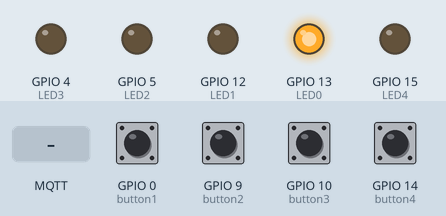
The sketch below on a simulated ESP8266 (NodeMCU). Shown: output pins drawn as LEDs (lit = HIGH). The test bench sets the inputs (shaded band); at power-on: GPIO 0 (button1) HIGH, GPIO 9 (button2), GPIO 10 (button3), GPIO 14 (button4) LOW. WiFi joins after 1.5 s; servers stay silent unless stated; no MQTT or app messages arrive unless stated; what the sketch prints to the serial monitor is not drawn. At 11.4 s the program restarts the board; the recording ends there.

Above: at 4.7 s.
4.8 s: GPIO 0 (button1) pulled LOW for 0.15 s
At 5.9 s:
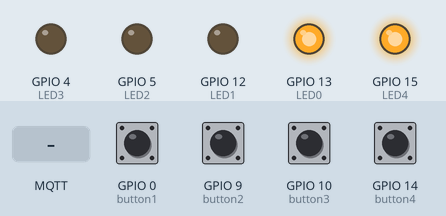
6.4 s: GPIO 0 (button1) pulled LOW for 1 s
At 9.2 s:
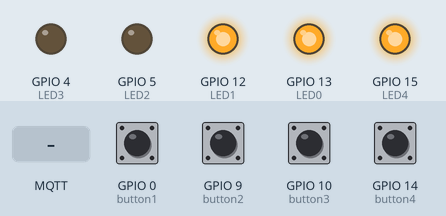
9.9 s: MQTT message "1" arrives on the first subscribed topic
At 10.8 s:
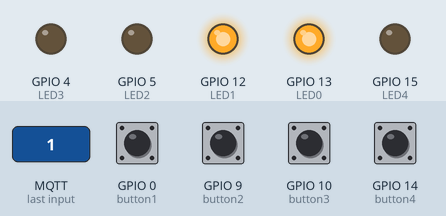
11.4 s: GPIO 9 (button2) pulled HIGH for 0.15 s
Timing chart, 0 to 11.4 s (numbered marks = the images above; inputs shaded):
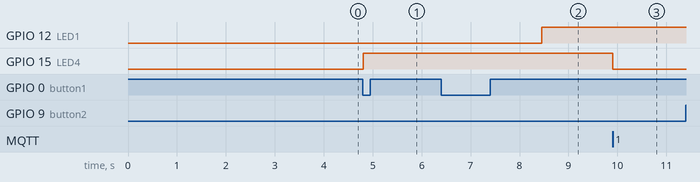

Measured:
- after the input at 6.4 s, GPIO 12 (LED1): LOW → HIGH after 2.1 s
- after the input at 9.9 s, GPIO 15 (LED4): HIGH → LOW at once
- after the input at 11.4 s, every drawn part: stays the same

The sketch:

Sonoff-4CH.ino
```cpp
/*

GPIO13  Blue WiFi LED, Active Low PWM1

GPIO0 Button Channel 1  E-FW
GPIO9 Button Channel 2  IO9
GPIO10  Button Channel 3  IO10
GPIO14  Button Channel 4  IO14

GPIO12  Relay + LED Channel 1, Active High  IO12
GPIO5 Relay + LED Channel 2, Active High  IO5
GPIO4 Relay + LED Channel 3, Active High  IO4
GPIO15  Relay + LED Channel 4, Active High  IO15

GPIO2 Pin1 Prog Header  SDA
GPIO7 Not connected, empty space for a 2.5mm jack (see TH16)  GPIO07
GPIO8 Not connected, empty space for a 2.5mm jack (see TH16)  GPIO08

https://www.arduino.cc/en/tutorial/debounce


PubSubClient:
A che servet client.loop() ?

https://pubsubclient.knolleary.net/api.html
https://gist.github.com/igrr/7f7e7973366fc01d6393


Restart:
https://github.com/esp8266/Arduino/issues/1722


Case	Choose		SumTot		SumCouple

0000	Nulla		0			0	0
0001	Go			1			0	1
0010	Go			1			0	1
0011	Reset		2			0	2*
0100	Go			1			1	0
0101	Go Go		2			1	1
0110	Go Go		2			1	1
0111	Break		3			1	2*
1000	Go			1			1	0
1001	Go Go		2			1	1
1010	Go Go		2			1	1
1011	Break		3			1	2*
1100	Reset		2			2*	0
1101	Break		3			2*	1
1110	Break		3			2*	1
1111	Break		4			2*	2*


Pointers:

int x = 25;
int* p = &x; // la locazione di memoria di x
cout << *p  // 25
cout <<  p  // la locazione di memoria

x  = x  + 5;
x  = *p + 5;
*p = *p + 5:

sono tutti è tre uguali. *p è alias di x


#include <stdio.h>
void scambio(int *,int *);
main()
{
 int x, y;
 printf ("\n Dammi due interi decimali");
 scanf("%d %d",&x,&y);
 printf("%d%d",x,y);
 scambio(&x,&y);
 printf("%d%d",x,y);
}
 void scambio(int *a,int *b)
{
 int z;
 z=*a;
 *a=*b;
 *b=z;
 printf("%d%d",*a,*b);
}


*/

#include <ESP8266WiFi.h>
#include <PubSubClient.h>


const char* ssid = "WEBFAST";
const char* password = "qwertyuI";
const char* mqtt_server = "192.168.1.150";

const int LED0 = 13;

const int LED1 = 12;
const int LED2 = 5;
const int LED3 = 4;
const int LED4 = 15;

const int button1 = 0;
const int button2 = 9;
const int button3 = 10;
const int button4 = 14;

boolean LED0State = false;

boolean LED1State = false;
boolean LED2State = false;
boolean LED3State = false;
boolean LED4State = false;

int countbutton1 = 0; // Counter how many timse press
int countbutton2 = 0; // Counter how many timse press
int countbutton3 = 0; // Counter how many timse press
int countbutton4 = 0; // Counter how many timse press

int Sumcountbutton = 0; // Sum Counter how many timse press
int Lastcountbutton = 0; // Last Sum Counter how many timse press

long buttonTimer = 0; // millis() when pressed the button to analize if short or long press
long button1Cicle = 0; // millis() when pressed the button befoure reset count
long button2Timer = 0; // millis() when pressed the button to analize if short or long press

long longPressTime = 250; // minim duration to identify a Long pressed button
long lastDebounceTime = 0; // millis() when pressed the button to analize a Debounce press
long debounceDelay = 50; // minim duration to identify a Debounce
long WaitGoTap = 2000; // minim duration to Send Go to Tapparell
long ResetButtonTime = 3000; // minim duration to reset previous press
long TimeMoveTap = 10000; // duration move Tapparell
long EmergencyBreak = 0; // when stop move required

int lastButton1State = HIGH; // Default state SONOFF 4CH button si HIGH.
int lastButton2State = HIGH; // Default state SONOFF 4CH button si HIGH.
int lastButton3State = HIGH; // Default state SONOFF 4CH button si HIGH.
int lastButton4State = HIGH; // Default state SONOFF 4CH button si HIGH.

boolean buttonActive = false; // Flag: if true a button still press
boolean button2Active = false; // Flag: if true a button still press
boolean longPressActive = false; // Flag: if true long press detect
boolean longPress2Active = false; // Flag: if true long press detect

boolean move1 = false; // Flag: if some Tapperel is moving
boolean move2 = false; // Flag: if some Tapperel is moving
boolean move3 = false; // Flag: if some Tapperel is moving

boolean Emergency = false; // Flag: if stop Tapperel was required

WiFiClient espClient;

PubSubClient client(espClient); // sostituito con quello sotto
//PubSubClient client(mqtt_server, 1883, callback, espClient);

long lastMsg = 0;
char msg[50];
int value = 0;

void setup() {

  pinMode(LED0, OUTPUT);
  pinMode(LED1, OUTPUT);
  pinMode(LED2, OUTPUT);
  pinMode(LED3, OUTPUT);
  pinMode(LED4, OUTPUT);
  pinMode(button1, INPUT);
  pinMode(button2, INPUT);
  pinMode(button3, INPUT);
  pinMode(button4, INPUT);
  digitalWrite(LED1, LED1State);
  digitalWrite(LED2, LED2State);
  digitalWrite(LED3, LED3State);
  digitalWrite(LED4, LED4State);
  Serial.begin(115200);
  setup_wifi();
  client.setServer(mqtt_server, 1883); //Messo sopra in una stringa
  client.setCallback(callback); //Messo sopra in una stringa

}

void setup_wifi() {

  delay(1000);
  // We start by connecting to a WiFi network
  Serial.println();
  Serial.print("Connecting to ");
  Serial.println(ssid);

  WiFi.begin(ssid, password);

  while (WiFi.status() != WL_CONNECTED) {
    delay(500);
    Serial.print(".");
  }
  delay(1000);
  Serial.println("");
  Serial.println("WiFi connected");
  Serial.println("IP address: ");
  Serial.println(WiFi.localIP());
  digitalWrite(LED0, HIGH);
}

/*

Subscription Callback

If the client is used to subscribe to topics, a callback function must be provided in the constructor. This function is called when new messages arrive at the client.

The callback function has the following signature:

void callback(const char[] topic, byte* payload, unsigned int length)

Parameters

topic - the topic the message arrived on (const char[])
payload - the message payload (byte array)
length - the length of the message payload (unsigned int)

Internally, the client uses the same buffer for both inbound and outbound messages. After the callback function returns, or if a call to either publish or subscribe is made from within the callback function, the topic and payload values passed to the function will be overwritten. The application should create its own copy of the values if they are required beyond this.


*/

void callback(char * topic, byte * payload, unsigned int length) {
  Serial.print("Message arrived [");
  Serial.print(topic);
  Serial.print("] ");
  for (int i = 0; i < length; i++) {
    Serial.print((char) payload[i]);
  }
  Serial.println();

  // Switch on the LED if an 1 was received as first character
  if ((char) payload[0] == '1') {
    digitalWrite(LED4, LOW); // Turn the LED on (Note that LOW is the voltage level
    // but actually the LED is on; this is because
    // it is acive low on the ESP-01)
  } else {
    digitalWrite(LED4, HIGH); // Turn the LED off by making the voltage HIGH
  }

}

void reconnect() {
  // Loop until we're reconnected
  while (!client.connected()) {
    delay(1000);
    Serial.print("Attempting MQTT connection...");
    // Attempt to connect
    if (client.connect("ESP8266Client")) {
      Serial.println("connected");
      // Once connected, publish an announcement...
      client.publish("outTopic", "Hello World!!!");
      // ... and resubscribe
      client.subscribe("inTopic");
    } else {
      Serial.print("failed, rc=");
      Serial.print(client.state());
      Serial.println(" try again in 5 seconds");
      // Wait 5 seconds before retrying
      delay(5000);
    }
  }
}

void func1(boolean *longPressActive, boolean *LEDState, boolean *move, char str[100] ) {

  *longPressActive = false;
  *LEDState = false; // NEW: Long Press, need to Off the light when release
  digitalWrite(LED1, *LEDState); // NEW: Long Press, need to Off the light when release
  //Serial.println("Spengo dopo Premuto Lungo. Spengo Luce 1");
  Serial.println(str);
  *move = false;

}


void loop() {

  /*
  int connected ()
  Checks whether the client is connected to the server.
  Returns
  	false - the client is no longer connected
  	true - the client is still connected
  */

  if (!client.connected()) {
    reconnect();
  }

  /*
  boolean loop ()
  This should be called regularly to allow the client to process incoming messages and maintain its connection to the server.
  Returns
  	false - the client is no longer connected
  	true - the client is still connected

  */

  client.loop();

  int reading1 = digitalRead(button1);
  int reading2 = digitalRead(button2);
  int reading3 = digitalRead(button3);
  int reading4 = digitalRead(button4);

  if ( millis() - EmergencyBreak > ResetButtonTime && Emergency) {
	 Emergency = false;
	 EmergencyBreak = 0;

  }

  if (reading1 != lastButton1State) {
    lastDebounceTime = millis();
  }

  if (reading1 == LOW && millis() - lastDebounceTime > debounceDelay && (!Emergency)) {

	if ( (move3) || (move2))  {
	// Premo con qualcosa in movimento s da solo. Stop tutto e aspetto un reset time

	// STOPPA TUTTO  FUNC()

      LED1State = false;
      LED2State = false;
      LED3State = false;
      LED4State = false;
      digitalWrite(LED1, LED1State);
      digitalWrite(LED2, LED2State);
      digitalWrite(LED3, LED3State);
      digitalWrite(LED4, LED4State);
	  move1 = false;
	  move2 = false;
	  move3 = false;
	  EmergencyBreak = millis();
	  Emergency = true;
	  countbutton1 = 0;
	  button1Cicle = 0;

	}

    if (buttonActive == false) { // Here only the first moment when button has been pressed

			// Variabili..

      buttonActive = true;
      buttonTimer = millis();
      countbutton1++; // NEW: From 0 to 1

      if (button1Cicle == 0) {
        button1Cicle = buttonTimer; // button1Cicle = moment used to calculate if the Tap must bu move
      }

    }

    if ((millis() - buttonTimer > longPressTime) && (longPressActive == false)) {

      longPressActive = true;
      //LED1State = !LED1State;
      //digitalWrite(LED1, LED1State);
      Serial.println("Premuto a lungo. Aspetto WaitGoTap prima di accendere");
      client.publish("outTopic", "button1-LONG");

    }

 // Messo l'attesa prima di avviare dopo premuta a lungo


    if ((millis() - buttonTimer > WaitGoTap) && (longPressActive == true) && (!move1)) {

      LED1State = true;
      digitalWrite(LED1, LED1State);
      Serial.println("Premuto a lungo. Partiamo dopo WaitGoTap");
      client.publish("outTopic", "button1-LONG");
	  move1 = true;

    }

  } else {
    if (buttonActive == true) { // been pressed?

      if (longPressActive == true) {  //LLLUUUUUUUUUUUUUIIIIIIIIIIIIII

		func1(&longPressActive, &LED1State, &move1, "Spengo dopo Premuto Lungo. Spengo Luce 1" );

		// longPressActive = false;
        // LED1State = false; // NEW: Long Press, need to Off the light when release
        // digitalWrite(LED1, LED1State); // NEW: Long Press, need to Off the light when release
        // Serial.println("Spengo dopo Premuto Lungo. Spengo Luce 1");
        // move1 = false;


      } else {

        // LED2State = !LED2State;
        // digitalWrite(LED2, LED2State);
        Serial.println("Premuto corto");
        client.publish("outTopic", "button1-SHORT");

        if (countbutton1 == 1) {
          Serial.println("!!Premuto solo una volta");
        }

      }

      buttonActive = false;

    }

  }

  // If pressed more than 1, nothing is moving, i wait the correct waitng time, and not been a long pressed eventt ( Ex.: 1 short, 2 long... i want olny move the select tapparell)


  if ((countbutton1 == 2) && (!move2) && (millis() - buttonTimer > WaitGoTap) && (!longPressActive)) {
  //if ((countbutton1 == 2) && (!move2) && (millis() - button1Cicle > WaitGoTap) && (!longPressActive)) {
    Serial.println("!!Premeto due volte e dopo 2 secondi");
    LED1State = true; // NEW: Long Press, need to Off the light when release
    digitalWrite(LED1, LED1State); // NEW: Long Press, need to Off the light when release
    move2 = true;
  }

 // if ((countbutton1 == 3) && (!move3) && (millis() - button1Cicle > WaitGoTap) && (!longPressActive)) {
  if ((countbutton1 == 3) && (!move3) && (millis() - buttonTimer > WaitGoTap) && (!longPressActive)) {
    Serial.println("!!Premetu tre volte e dopo 2 secondi");
    LED1State = true; // NEW: Long Press, need to Off the light when release
    digitalWrite(LED1, LED1State); // NEW: Long Press, need to Off the light when release
    move3 = true;
  }

 // if ((countbutton1 == 2) && (move2) && (millis() - button1Cicle > TimeMoveTap) && (!longPressActive)) {
  if ((countbutton1 == 2) && (move2) && (millis() - buttonTimer > TimeMoveTap) && (!longPressActive)) {
    Serial.println("!!Premetu due volte e dopo 10 secondi sotto");
    LED1State = false; // NEW: Long Press, need to Off the light when release
    digitalWrite(LED1, LED1State); // NEW: Long Press, need to Off the light when release
    move2 = false;
  }

 // if ((countbutton1 == 3) && (move3) && (millis() - button1Cicle > TimeMoveTap) && (!longPressActive)) {
  if ((countbutton1 == 3) && (move3) && (millis() - buttonTimer > TimeMoveTap) && (!longPressActive)) {
    Serial.println("!!Premetu tre volte e dopo 10 secondi sotto");
    LED1State = false; // NEW: Long Press, need to Off the light when release
    digitalWrite(LED1, LED1State); // NEW: Long Press, need to Off the light when release
    move3 = false;
  }

  lastButton1State = reading1;

  Sumcountbutton = countbutton1 + countbutton2 + countbutton3 + countbutton4;

  if (Sumcountbutton != Lastcountbutton) {
    Lastcountbutton = Sumcountbutton;

    Serial.println();
    Serial.print("countbutton: ");
    Serial.print(countbutton1);
    Serial.print(" ");
    Serial.print(countbutton2);
    Serial.print(" ");
    Serial.print(countbutton3);
    Serial.print(" ");
    Serial.print(countbutton4);
    Serial.print(" ");
    Serial.print(buttonTimer);
    Serial.print(" ");
    Serial.print(button1Cicle);
    Serial.println();
  }

  if ((millis() - buttonTimer > ResetButtonTime) && (countbutton1 != 0) && !move2 && !move3) {

    countbutton1 = 0;
    Serial.println("Resetto counter a 0");
    Serial.println(countbutton1);
    Serial.println();
    button1Cicle = 0;

  }


// BUTTON  Nr.2


  if (reading2 == LOW) {

    if (button2Active == false) { // Here only the first moment when button has been pressed

      button2Active = true;
      button2Timer = millis();

    }

    if ((millis() - button2Timer > longPressTime) && (longPress2Active == false)) {

      longPress2Active = true;
      LED4State = !LED4State;
      digitalWrite(LED4, LED4State);
      Serial.println("Premuto a lungo tasto 2");

    }

  } else {
    if (button2Active == true) { // been pressed?

      if (longPress2Active == true) {

        longPress2Active = false;
        LED4State = !LED4State; // NEW: Long Press, need to Off the light when release
        digitalWrite(LED4, LED4State); // NEW: Long Press, need to Off the light when release
        Serial.println("Spengo Premuto lungo tasto 2");
        ESP.restart();

      } else {

        LED4State = !LED4State;
        digitalWrite(LED4, LED4State);
        Serial.println("Premuto corto tasto 2");
        client.publish("outTopic", "button1-SHORT");

      }

      button2Active = false;

    }

  }

}
```
